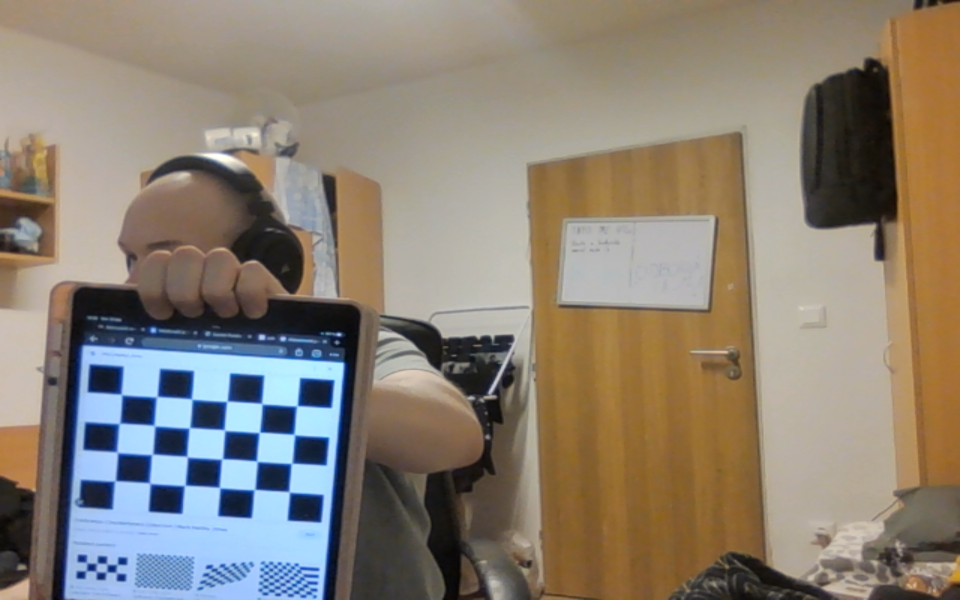
#> input picture Zadanie_2/resources/chessboard0.png, 1920 x 1200 px (shown at 1/2 size)
$ python main.py
#> lines starting #> are read from the running program, lines starting #| are printed output that depends on the picture; after the words box and inside, x2 and y2 are one past the last pixel; in counts of white or black regions, pixels touching at a corner belong together
### Zadanie_2/image_operations.py
import cv2
import numpy as np
import glob
from ximea import xiapi

mtx=None
dist=None
newcameramtx=None
roi=None
h=None
w=None
rvecs=None
tvecs=None
# [7 lines left out: function rotate_image, not called in this run]
def openNPZ():
    data = np.load('camera_calibration.npz')
    lst = data.files
    for item in lst:
        print(item)
        print(data[item])

def capture_webcam_images(img_size, camera='ntb'):  # cam

    images = []
    i = 0
    filepath = f'resources/chessboard'
    key = 0
    if camera == "ximea":
        cam = xiapi.Camera()
        print("Open Camera")
        cam.open_device()
        cam.set_exposure(10000)
        cam.set_param('imgdataformat', 'XI_RGB32')
        cam.set_param('auto_wb', 1)
        img = xiapi.Image()
        cam.start_acquisition()

        while key != ord('q'):

            cam.get_image(img)
            image = img.get_image_data_numpy()
            # image = cv2.cvtColor(image, cv2.COLOR_RGBA2BGR)
            image = cv2.cvtColor(image, cv2.COLOR_BGRA2BGR)
            ########### aplikacia  kalibracnej matice na fotku
            undistorted_image = cv2.undistort(image, mtx, dist, None, newcameramtx)
            x, y, w, h = roi
            image = undistorted_image[y:y + h, x:x + w]
            image = detect_circle(image)
            image = cv2.resize(image, img_size)

            cv2.imshow("preview", image)
            if key == ord(' '):
                images.append(image)
                key = 0
                filepath1 = filepath + str(i) + '.png'
                cv2.imwrite(filepath1, image)
                print(f' Image {filepath1} is saved')
                i += 1

            key = cv2.waitKey(100)

        cam.stop_acquisition()
        cam.close_device()

    if camera == 'ntb':
        cam = cv2.VideoCapture(0)

        while key != ord('q'):

            ret, image = cam.read()
            ########### aplikacia  kalibracnej matice na fotku
            undistorted_image = cv2.undistort(image, mtx, dist, None, newcameramtx)
            x, y, w, h = roi
            image = undistorted_image[y:y + h, x:x + w]
            image = cv2.resize(image, img_size)
            image = detect_circle(image)
            cv2.imshow("preview", image)
            if key == ord(' '):
                images.append(image)
                key = 0
                filepath1 = filepath + str(i) + '.png'

                cv2.imwrite(filepath1, image)
                print(f' Image {filepath1} is saved')
                i += 1

            key = cv2.waitKey(100)

    cv2.destroyAllWindows()
    return images


def detect_circle(img = None):
    # img = cv2.imread("circles/circle0.png")
    gauss = cv2.GaussianBlur(img, (7, 7), 1.5)
    gray = cv2.cvtColor(gauss, cv2.COLOR_BGR2GRAY)


    print("image loaded")

    circles = cv2.HoughCircles(gray, cv2.HOUGH_GRADIENT_ALT, 2, 1000, param1=300, param2=0.5, minRadius=50, maxRadius=0)
    # circles = cv2.HoughCircles(gray, cv2.HOUGH_GRADIENT, 3, 1800, param1=220, param2=95, minRadius=100, maxRadius=600)
    print("sds")
    # cv2.imshow("circle", ~gray)
    if circles is not None:
        circles = np.uint16(np.around(circles))
        for i in circles[0, :]:
            # draw the outer circle
            cv2.circle(img, (i[0], i[1]), i[2], (0, 255, 0), 2)
            # draw the center of the circle
            cv2.circle(img, (i[0], i[1]), 2, (0, 0, 255), 3)
    # cv2.imshow("circle",img)
    return img


def camera_calibration(vert_squares, horiz_squares):
#> called with vert_squares = 6, horiz_squares = 4
    global mtx
    global dist
    global newcameramtx
    global roi
    global h
    global w
    global rvecs
    global tvecs
    # Defining the dimensions of checkerboard
    CHECKERBOARD = (vert_squares, horiz_squares)
    criteria = (cv2.TERM_CRITERIA_EPS + cv2.TERM_CRITERIA_MAX_ITER, 30, 0.001)

    # Creating vector to store vectors of 3D points for each checkerboard image
    objpoints = []
    # Creating vector to store vectors of 2D points for each checkerboard image
    imgpoints = []

    # Defining the world coordinates for 3D points
    obj_array = np.zeros((1, CHECKERBOARD[0] * CHECKERBOARD[1], 3), np.float32)
    obj_array[0, :, :2] = np.mgrid[0:CHECKERBOARD[0], 0:CHECKERBOARD[1]].T.reshape(-1, 2)
    prev_img_shape = None

    # Extracting path of individual image stored in a given directory
    images = glob.glob('./resources/*.png')
    for fname in images:
        img = cv2.imread(fname)
#> img is the input picture: shape (1200, 1920, 3); mean B, G, R 115.6, 128.7, 138.8
        gray = cv2.cvtColor(img, cv2.COLOR_BGR2GRAY)
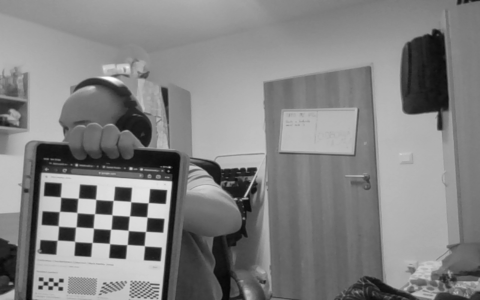
#> gray: shape (1200, 1920) (shown at 1/4 size); min 2, max 255, mean 130.2
        # Find the chess board corners
        # If desired number of corners are found in the image then ret = true
        #ret, corners = cv2.findChessboardCorners(gray, CHECKERBOARD,
        #                                         cv2.CALIB_CB_ADAPTIVE_THRESH + cv2.CALIB_CB_FAST_CHECK + cv2.CALIB_CB_NORMALIZE_IMAGE)
        ret, corners = cv2.findChessboardCorners(gray, CHECKERBOARD, None)
#> ret = True; corners = 24 rows, first 8: [243.5, 789.5], [314, 794], [382.7, 797.3], [452.6, 804.5], [524.2, 807.7], [592.9, 813.6], [238.5, 847.5], [309.5, 851.5]

        """
        If desired number of corner are detected,
        we refine the pixel coordinates and display
        them on the images of checker board
        """
        if ret == True:
            print("found")
            objpoints.append(obj_array)
            # refining pixel coordinates for given 2d points.
            corners2 = cv2.cornerSubPix(gray, corners, (11, 11), (-1, -1), criteria)
#> corners2 = 24 rows, first 8: [243.5, 789.4], [314.3, 793.8], [383.9, 798.6], [454.4, 803], [524.2, 808], [594.6, 812.2], [239.3, 847.3], [309.2, 851.7]

            imgpoints.append(corners2)

            # Draw and display the corners
            img = cv2.drawChessboardCorners(img, CHECKERBOARD, corners2, ret)
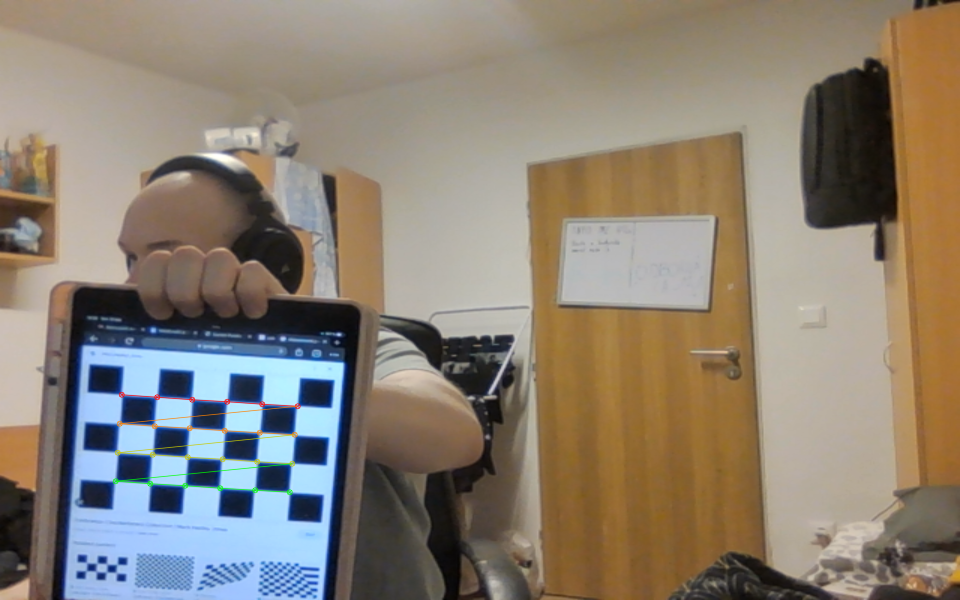
#> img: shape (1200, 1920, 3) (shown at 1/2 size); 0.41% of pixels changed, all inside (x1, y1, x2, y2) = (225, 783, 602, 991)

        cv2.imshow('img', img)
        cv2.waitKey(0)
#> pass 2 of the loop in camera_calibration, `for fname in images:`:
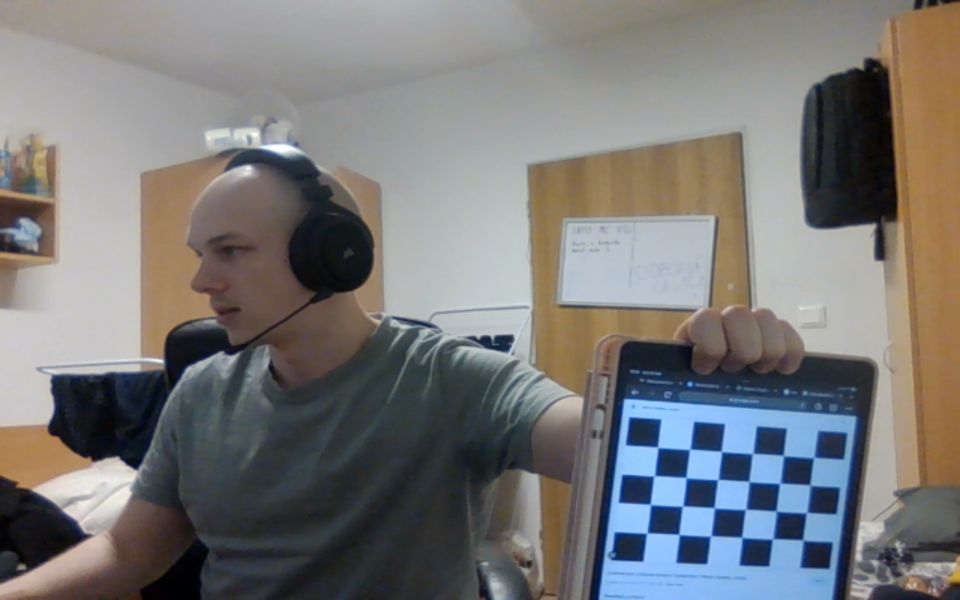
#> input picture Zadanie_2/resources/chessboard1.png, 1920 x 1200 px (shown at 1/2 size)
#> in camera_calibration, img is the input picture: shape (1200, 1920, 3); mean B, G, R 119.6, 120.1, 120.7
#> in camera_calibration, `gray = cv2.cvtColor(img, cv2.COLOR_BGR2GRAY)`:
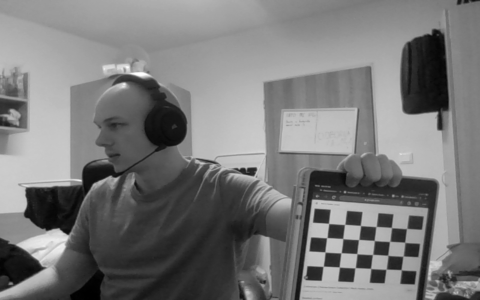
#> gray: shape (1200, 1920) (shown at 1/4 size); min 0, max 255, mean 120.2
#> corners = 24 rows, first 8: [1315, 896], [1379.5, 898.5], [1443.5, 903.5], [1505.7, 906.4], [1567.5, 911.4], [1628, 915], [1308.8, 951.8], [1374.7, 955.8]
#> corners2 = 24 rows, first 8: [1316.1, 895.2], [1380, 899.1], [1443.2, 903.3], [1505.7, 907.6], [1567.4, 911.5], [1627.8, 915.2], [1308.7, 952.1], [1372.7, 955.6]
#> in camera_calibration, `img = cv2.drawChessboardCorners(img, CHECKERBOARD, corners2, ret)`:
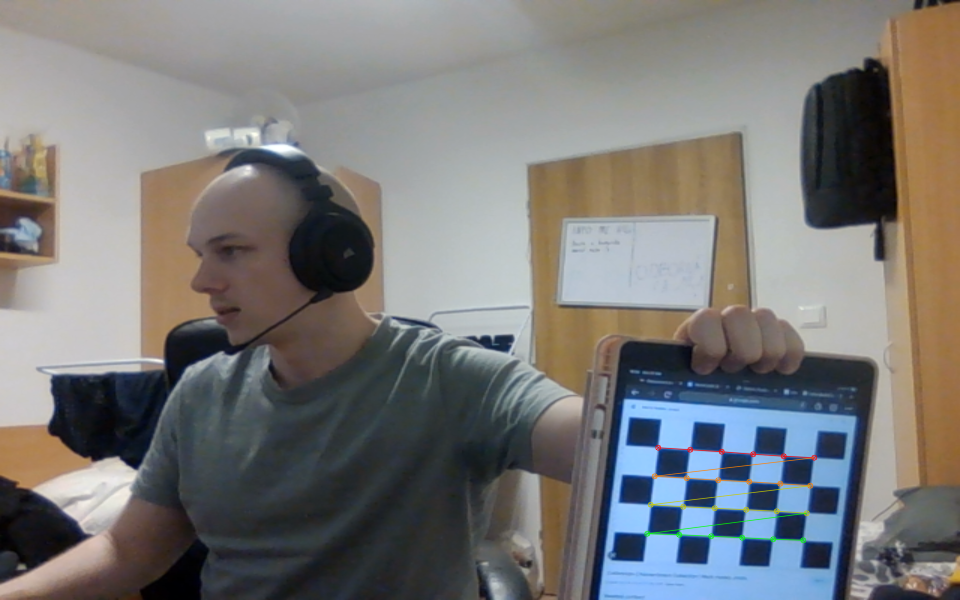
#> img: shape (1200, 1920, 3) (shown at 1/2 size); 0.37% of pixels changed, all inside (x1, y1, x2, y2) = (1288, 889, 1635, 1087)
#> pass 3 of the loop in camera_calibration, `for fname in images:`:
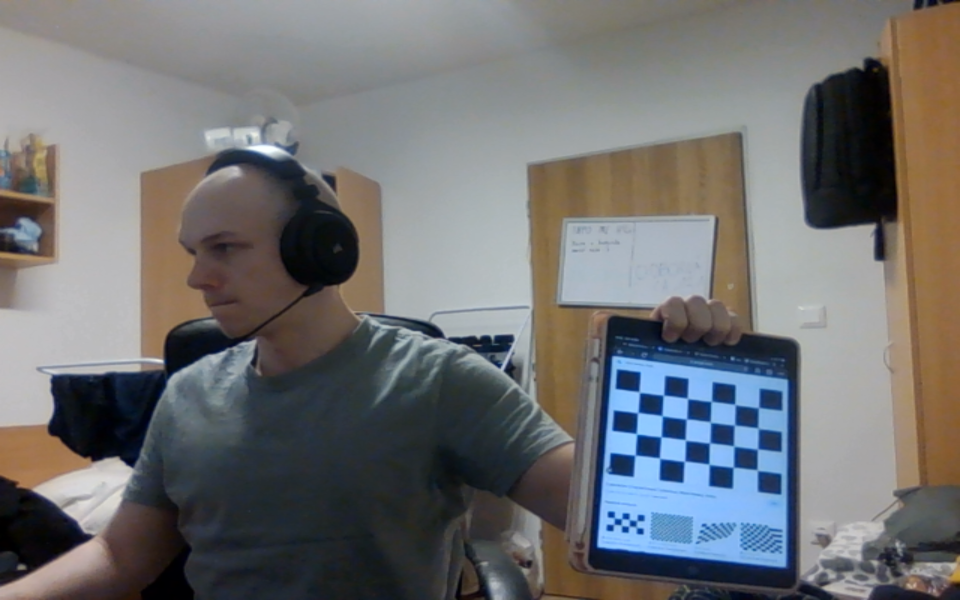
#> input picture Zadanie_2/resources/chessboard10.png, 1920 x 1200 px (shown at 1/2 size)
#> in camera_calibration, img is the input picture: shape (1200, 1920, 3); mean B, G, R 113.4, 112.3, 111.9
#> in camera_calibration, `gray = cv2.cvtColor(img, cv2.COLOR_BGR2GRAY)`:
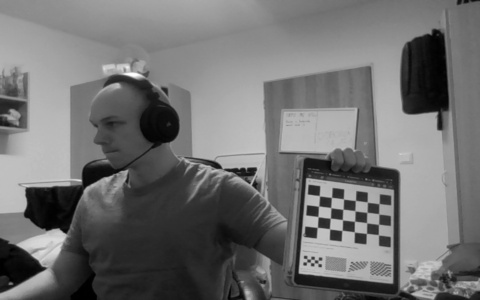
#> gray: shape (1200, 1920) (shown at 1/4 size); min 0, max 254, mean 112.3
#> corners = 24 rows, first 8: [1280, 783.5], [1327.5, 791.5], [1374, 796.2], [1423.5, 803.5], [1470.5, 809.5], [1517.5, 815.4], [1277.3, 824.8], [1324.7, 831.8]
#> corners2 = 24 rows, first 8: [1278.9, 784.6], [1327.2, 790.8], [1375.3, 797.3], [1423.1, 803.2], [1470.2, 809.3], [1517.5, 815.7], [1276, 825.8], [1324.8, 832.1]
#> in camera_calibration, `img = cv2.drawChessboardCorners(img, CHECKERBOARD, corners2, ret)`:
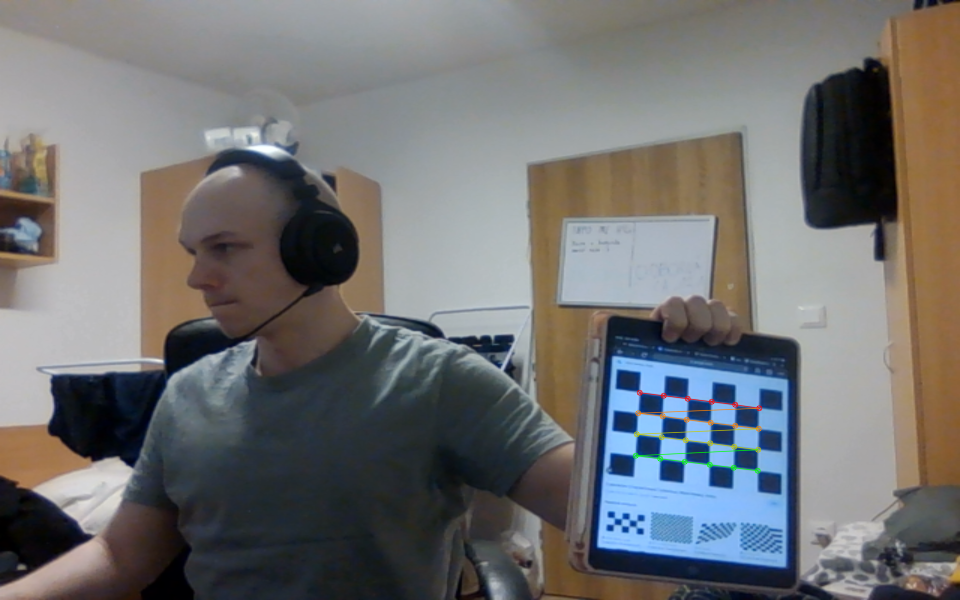
#> img: shape (1200, 1920, 3) (shown at 1/2 size); 0.31% of pixels changed, all inside (x1, y1, x2, y2) = (1265, 779, 1525, 948)
#> the loop made 4 passes; the first 3 are shown

    cv2.destroyAllWindows()

    h, w = img.shape[:2]

    """
    Performing camera calibration by
    passing the value of known 3D points (objpoints)
    and corresponding pixel coordinates of the
    detected corners (imgpoints)
    """
    ret, mtx, dist, rvecs, tvecs = cv2.calibrateCamera(objpoints, imgpoints, gray.shape[::-1], None, None)
    if ret:
        np.savez('camera_calibration.npz', fx=mtx[0, 0], fy=mtx[1, 1], cx=mtx[0, 2], cy=mtx[1, 2])
        print("Camera matrix : \n")
        print(mtx)
        print("dist : \n")
        print(dist)
        print("rvecs : \n")
        print(rvecs)
        print("tvecs : \n")
        print(tvecs)
    h, w = img.shape[:2]
    newcameramtx, roi = cv2.getOptimalNewCameraMatrix(mtx, dist, (w, h), 1, (w, h))
# [10 lines left out: function undistor_images, not called in this run]

### Zadanie_2/main.py
import cv2
from Zadanie_2 import image_operations as img_fcn
import numpy as np
from enum import Enum

def main2():
    picture_size = (1920,1200)
    # img_fcn.camera_calibration(6, 8)
    img_fcn.camera_calibration(6, 4)
    #img_fcn.undistor_images()
    img = img_fcn.capture_webcam_images(picture_size,"ntb")#ntb or xiemea
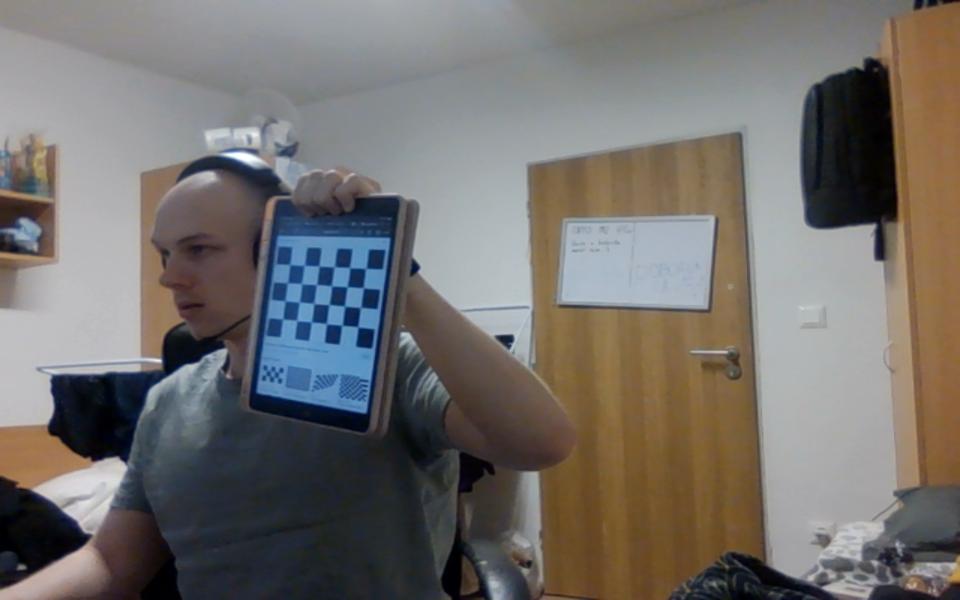
#> input picture Zadanie_2/resources/chessboard12.png, 1920 x 1200 px, given in place of the camera (shown at 1/2 size)
#> in capture_webcam_images, image is the input picture: shape (1200, 1920, 3); mean B, G, R 108.5, 111.9, 115.5
#> in capture_webcam_images, `undistorted_image = cv2.undistort(image, mtx, dist, None, newcameramtx)`:
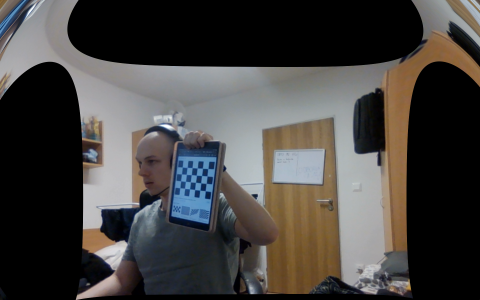
#> undistorted_image: shape (1200, 1920, 3) (shown at 1/4 size); mean B, G, R 64.9, 67.1, 69.5
#> in capture_webcam_images, `image = undistorted_image[y:y + h, x:x + w]`:
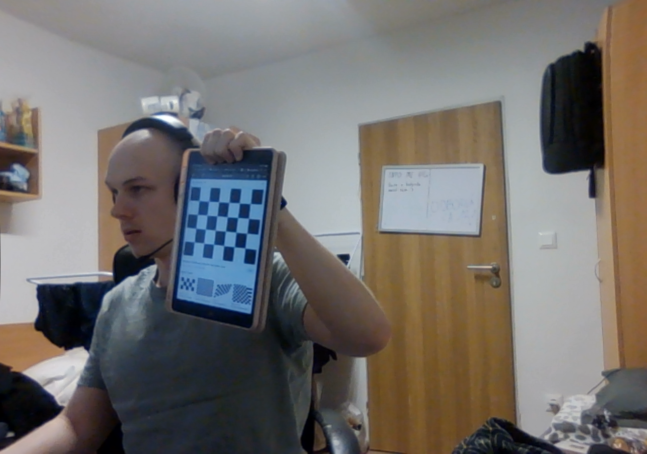
#> image: shape (907, 1293, 3) (shown at 1/2 size); mean B, G, R 108.9, 112.2, 115.7
#> in capture_webcam_images, `image = cv2.resize(image, img_size)`:
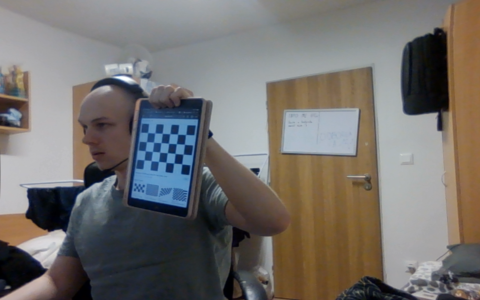
#> image: shape (1200, 1920, 3) (shown at 1/4 size); mean B, G, R 108.8, 112.1, 115.6
#> in detect_circle, `gray = cv2.cvtColor(gauss, cv2.COLOR_BGR2GRAY)`:
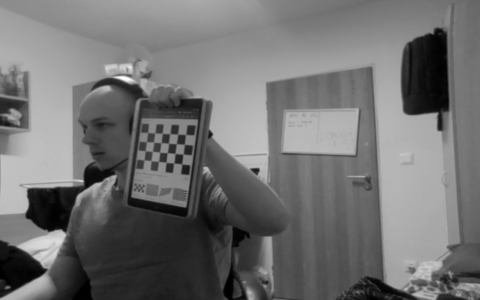
#> gray: shape (1200, 1920) (shown at 1/4 size); min 0, max 255, mean 112.8
#> (key q is pressed here)
    #
    img_fcn.openNPZ()
    # img_fcn.detect_circle()
    cv2.waitKey()
    cv2.destroyAllWindows()


if __name__ == "__main__":
    main2()
